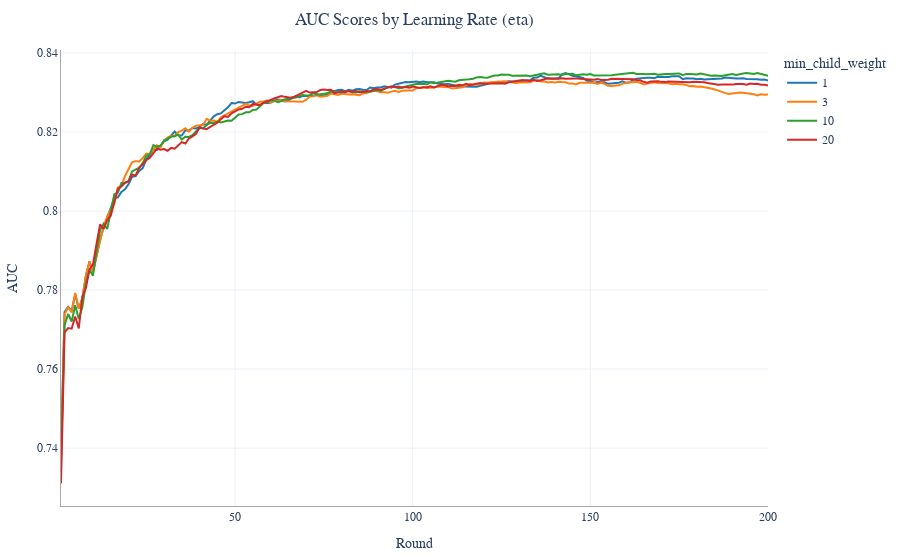

Source (notebook cell):
### Code cell
# Create a DataFrame
scores_df = pd.DataFrame(data)

fig = px.line(scores_df, x='Round', y='AUC', color='min_child_weight', 
              title='AUC Scores by Learning Rate (eta)')

# Show the plot
fig.show()

### Figure 1 — Plotly figure (JSON) as saved in the notebook; plotly's stock layout.template omitted (floating-point values rounded to 4 significant figures; data arrays with more than 128 entries replaced by an {"elided": "..."} marker saying what was removed)
{"data": [{"hovertemplate": "min_child_weight=1<br>Round=%{x}<br>AUC=%{y}<extra></extra>", "legendgroup": "1", "line": {"color": "#1F77B4", "dash": "solid"}, "marker": {"symbol": "circle"}, "mode": "lines", "name": "1", "orientation": "v", "showlegend": true, "type": "scatter", "x": {"elided": "200 int values"}, "xaxis": "x", "y": {"elided": "200 float values"}, "yaxis": "y"}, {"hovertemplate": "min_child_weight=3<br>Round=%{x}<br>AUC=%{y}<extra></extra>", "legendgroup": "3", "line": {"color": "#FF7F0E", "dash": "solid"}, "marker": {"symbol": "circle"}, "mode": "lines", "name": "3", "orientation": "v", "showlegend": true, "type": "scatter", "x": {"elided": "200 int values"}, "xaxis": "x", "y": {"elided": "200 float values"}, "yaxis": "y"}, {"hovertemplate": "min_child_weight=10<br>Round=%{x}<br>AUC=%{y}<extra></extra>", "legendgroup": "10", "line": {"color": "#2CA02C", "dash": "solid"}, "marker": {"symbol": "circle"}, "mode": "lines", "name": "10", "orientation": "v", "showlegend": true, "type": "scatter", "x": {"elided": "200 int values"}, "xaxis": "x", "y": {"elided": "200 float values"}, "yaxis": "y"}, {"hovertemplate": "min_child_weight=20<br>Round=%{x}<br>AUC=%{y}<extra></extra>", "legendgroup": "20", "line": {"color": "#D62728", "dash": "solid"}, "marker": {"symbol": "circle"}, "mode": "lines", "name": "20", "orientation": "v", "showlegend": true, "type": "scatter", "x": {"elided": "200 int values"}, "xaxis": "x", "y": {"elided": "200 float values"}, "yaxis": "y"}], "layout": {"legend": {"title": {"text": "min_child_weight"}, "tracegroupgap": 0}, "title": {"text": "AUC Scores by Learning Rate (eta)"}, "xaxis": {"anchor": "y", "domain": [0, 1], "title": {"text": "Round"}}, "yaxis": {"anchor": "x", "domain": [0, 1], "title": {"text": "AUC"}}}}
